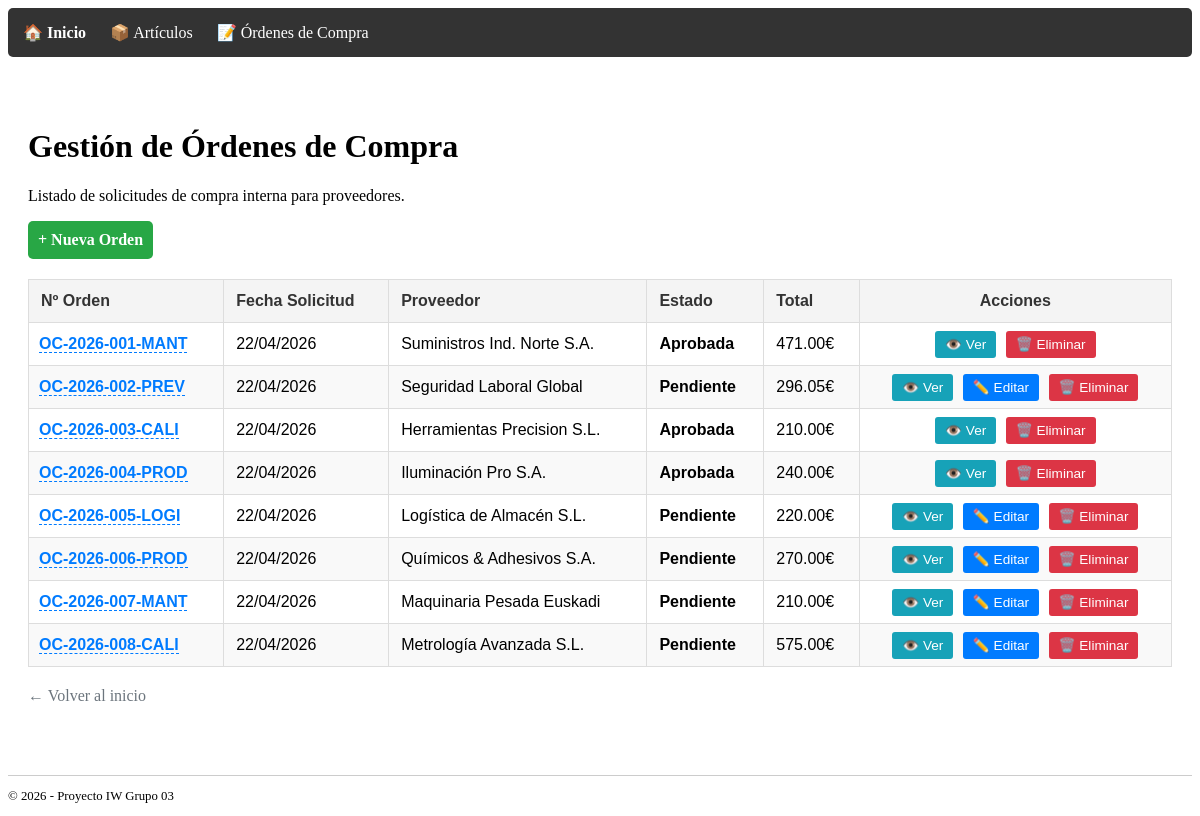
The app's page /ordenes/ with its own data.
### compras/models.py (models this page shows, shortened)
class OrdenCompra(models.Model):
    ESTADOS = [
        ('pendiente', 'Pendiente'),
        ('aprobada', 'Aprobada'),
        ('recibida', 'Recibida'),
    ]
    numero_orden = models.CharField(max_length=50, unique=True)
    fecha_solicitud = models.DateField(auto_now_add=True)
    fecha_prevista_recepcion = models.DateField()
    estado = models.CharField(max_length=20, choices=ESTADOS, default='pendiente')
    prioridad = models.CharField(max_length=10)
    departamento_solicitante = models.CharField(max_length=100)
    observaciones = models.TextField(blank=True, null=True)
    proveedor = models.ForeignKey(Proveedor, on_delete=models.CASCADE)
    def total_orden(self):
        return sum(detalle.subtotal() for detalle in self.detalles.all())

class Proveedor(models.Model):
    cif = models.CharField(max_length=9, unique=True)
    nombre_comercial = models.CharField(max_length=150)
    email = models.EmailField()
    telefono = models.CharField(max_length=15)
    direccion = models.TextField()

class DetalleOrden(models.Model):
    orden = models.ForeignKey(OrdenCompra, on_delete=models.CASCADE, related_name='detalles')
    articulo = models.ForeignKey(Articulo, on_delete=models.CASCADE)
    cantidad = models.PositiveIntegerField(default=1)
    precio_unitario_historico = models.DecimalField(max_digits=10, decimal_places=2)
    def subtotal(self):
        return self.cantidad * self.precio_unitario_historico

### compras/views.py (the view)
# urls.py: path('ordenes/', views.listado_ordenes, name='listado_ordenes'),
def listado_ordenes(request):
    todas_ordenes = OrdenCompra.objects.all()
    return render(request, 'compras/listado_ordenes.html', {'ordenes': todas_ordenes})

### compras/templates/compras/listado_ordenes.html (shortened to what this page needs)
{% extends 'compras/base.html' %}
{% block content %}
<h1>Gestión de Órdenes de Compra</h1>
<p>Listado de solicitudes de compra interna para proveedores.</p>
<div style="margin-bottom: 20px;">
    <a href="{% url 'compras:crear_orden' %}" class="btn-nuevo">
        + Nueva Orden
    </a>
</div>
<table>
    <thead>
        <tr>
            <th>Nº Orden</th>
            <th>Fecha Solicitud</th>
            <th>Proveedor</th>
            <th>Estado</th>
            <th>Total</th>
            <th style="text-align: center;">Acciones</th>
        </tr>
    </thead>
    <tbody>
        {% for orden in ordenes %}
        <tr>
            <td style="padding: 10px;">
                <a href="{% url 'compras:detalle_orden' orden.pk %}"
                    style="color: #007bff; text-decoration: none; font-weight: bold; border-bottom: 1px dashed #007bff;">
                    {{ orden.numero_orden }}
                </a>
            </td>
            <td>{{ orden.fecha_solicitud|date:"d/m/Y" }}</td>
            <td>{{ orden.proveedor.nombre_comercial }}</td>
            <td>
                <strong>{{ orden.get_estado_display }}</strong>
            </td>
            <td>{{ orden.total_orden }}€</td>
            <td style="text-align: center; white-space: nowrap;">
                <a href="{% url 'compras:detalle_orden' orden.pk %}" class="btn-editar" style="background: #17a2b8;">👁️
                    Ver</a>
                {% if orden.estado == 'pendiente' %}
                <a href="{% url 'compras:editar_orden' orden.pk %}" class="btn-editar">✏️ Editar</a>
                {% endif %}
                <a href="{% url 'compras:eliminar_orden' orden.pk %}" class="btn-borrar">🗑️ Eliminar</a>
            </td>
        </tr>
        {% empty %}
        <tr>
            <td colspan="6" style="text-align: center; padding: 20px;">
                No hay órdenes registradas.
            </td>
        </tr>
        {% endfor %}
    </tbody>
</table>
<div style="margin-top: 20px;">
    <a href="{% url 'compras:inicio' %}" style="color: #6c757d; text-decoration: none;">← Volver al inicio</a>
</div>
{% endblock %}

### compras/templates/compras/listado_ordenes.html (style rules this page uses)
table { width: 100%; border-collapse: collapse; margin-top: 20px; font-family: sans-serif; }
th, td { border: 1px solid #ddd; padding: 12px; text-align: left; }
th { background-color: #f4f4f4; color: #333; }
tr:nth-child(even) { background-color: #f9f9f9; }
.btn-nuevo { display: inline-block; padding: 10px; background: #28a745; color: white; text-decoration: none; border-radius: 5px; font-weight: bold; }
.btn-editar { padding: 6px 10px; background: #007bff; color: white; text-decoration: none; border-radius: 3px; font-size: 0.85em; margin-right: 5px; }
.btn-borrar { padding: 6px 10px; background: #dc3545; color: white; text-decoration: none; border-radius: 3px; font-size: 0.85em; }

### records on screen
OrdenCompra: numero_orden "OC-2026-001-MANT", fecha_solicitud "22/04/2026", proveedor.nombre_comercial "Suministros Ind. Norte S.A.", estado "Aprobada", total_orden "471.00"
OrdenCompra: numero_orden "OC-2026-002-PREV", fecha_solicitud "22/04/2026", proveedor.nombre_comercial "Seguridad Laboral Global", estado "Pendiente", total_orden "296.05", shows "✏️ Editar"
OrdenCompra: numero_orden "OC-2026-003-CALI", fecha_solicitud "22/04/2026", proveedor.nombre_comercial "Herramientas Precision S.L.", estado "Aprobada", total_orden "210.00"
OrdenCompra: numero_orden "OC-2026-004-PROD", fecha_solicitud "22/04/2026", proveedor.nombre_comercial "Iluminación Pro S.A.", estado "Aprobada", total_orden "240.00"
OrdenCompra: numero_orden "OC-2026-005-LOGI", fecha_solicitud "22/04/2026", proveedor.nombre_comercial "Logística de Almacén S.L.", estado "Pendiente", total_orden "220.00", shows "✏️ Editar"
OrdenCompra: numero_orden "OC-2026-006-PROD", fecha_solicitud "22/04/2026", proveedor.nombre_comercial "Químicos & Adhesivos S.A.", estado "Pendiente", total_orden "270.00", shows "✏️ Editar"
OrdenCompra: numero_orden "OC-2026-007-MANT", fecha_solicitud "22/04/2026", proveedor.nombre_comercial "Maquinaria Pesada Euskadi", estado "Pendiente", total_orden "210.00", shows "✏️ Editar"
OrdenCompra: numero_orden "OC-2026-008-CALI", fecha_solicitud "22/04/2026", proveedor.nombre_comercial "Metrología Avanzada S.L.", estado "Pendiente", total_orden "575.00", shows "✏️ Editar"
